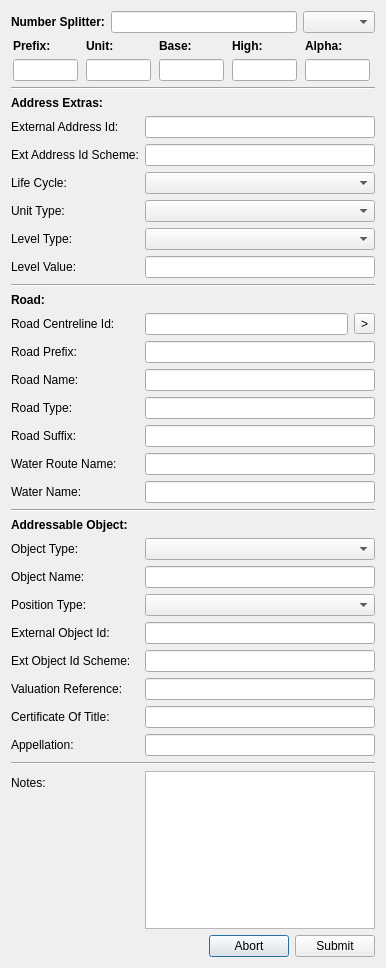
<?xml version="1.0" encoding="UTF-8"?>
<ui version="4.0">
 <class>NewAddressDialog</class>
 <widget class="QDialog" name="NewAddressDialog">
  <property name="geometry">
   <rect>
    <x>0</x>
    <y>0</y>
    <width>386</width>
    <height>968</height>
   </rect>
  </property>
  <property name="windowTitle">
   <string>Feature Form</string>
  </property>
  <layout class="QVBoxLayout" name="verticalLayout">
   <item>
    <layout class="QHBoxLayout" name="horizontalLayout_2">
     <item>
      <widget class="QLabel" name="label">
       <property name="font">
        <font>
         <weight>75</weight>
         <bold>true</bold>
        </font>
       </property>
       <property name="text">
        <string>Number Splitter:</string>
       </property>
      </widget>
     </item>
     <item>
      <widget class="QLineEdit" name="uFullNum">
       <property name="maximumSize">
        <size>
         <width>200</width>
         <height>16777215</height>
        </size>
       </property>
      </widget>
     </item>
     <item>
      <widget class="QComboBox" name="uAddressType"/>
     </item>
    </layout>
   </item>
   <item>
    <layout class="QGridLayout" name="gridLayout">
     <item row="0" column="2">
      <widget class="QLabel" name="label_5">
       <property name="font">
        <font>
         <weight>75</weight>
         <bold>true</bold>
        </font>
       </property>
       <property name="text">
        <string>Unit:</string>
       </property>
      </widget>
     </item>
     <item row="0" column="4">
      <widget class="QLabel" name="label_6">
       <property name="font">
        <font>
         <weight>75</weight>
         <bold>true</bold>
        </font>
       </property>
       <property name="text">
        <string>Base:</string>
       </property>
      </widget>
     </item>
     <item row="0" column="8">
      <widget class="QLabel" name="label_8">
       <property name="font">
        <font>
         <weight>75</weight>
         <bold>true</bold>
        </font>
       </property>
       <property name="text">
        <string>Alpha:</string>
       </property>
      </widget>
     </item>
     <item row="0" column="0">
      <widget class="QLabel" name="label_2">
       <property name="font">
        <font>
         <weight>75</weight>
         <bold>true</bold>
        </font>
       </property>
       <property name="text">
        <string>Prefix:</string>
       </property>
      </widget>
     </item>
     <item row="0" column="6">
      <widget class="QLabel" name="label_3">
       <property name="font">
        <font>
         <weight>75</weight>
         <bold>true</bold>
        </font>
       </property>
       <property name="text">
        <string>High:</string>
       </property>
      </widget>
     </item>
     <item row="1" column="6">
      <widget class="QLineEdit" name="uHigh">
       <property name="maximumSize">
        <size>
         <width>65</width>
         <height>16777215</height>
        </size>
       </property>
       <property name="maxLength">
        <number>6</number>
       </property>
      </widget>
     </item>
     <item row="1" column="0">
      <widget class="QLineEdit" name="uPrefix">
       <property name="maximumSize">
        <size>
         <width>65</width>
         <height>16777215</height>
        </size>
       </property>
       <property name="text">
        <string/>
       </property>
       <property name="maxLength">
        <number>3</number>
       </property>
      </widget>
     </item>
     <item row="1" column="4">
      <widget class="QLineEdit" name="uBase">
       <property name="maximumSize">
        <size>
         <width>65</width>
         <height>16777215</height>
        </size>
       </property>
       <property name="inputMethodHints">
        <set>Qt::ImhNone</set>
       </property>
       <property name="maxLength">
        <number>6</number>
       </property>
      </widget>
     </item>
     <item row="1" column="2">
      <widget class="QLineEdit" name="uUnit">
       <property name="maximumSize">
        <size>
         <width>65</width>
         <height>16777215</height>
        </size>
       </property>
       <property name="maxLength">
        <number>6</number>
       </property>
      </widget>
     </item>
     <item row="1" column="8">
      <widget class="QLineEdit" name="uAlpha">
       <property name="maximumSize">
        <size>
         <width>65</width>
         <height>16777215</height>
        </size>
       </property>
       <property name="maxLength">
        <number>4</number>
       </property>
      </widget>
     </item>
    </layout>
   </item>
   <item>
    <widget class="Line" name="line">
     <property name="orientation">
      <enum>Qt::Horizontal</enum>
     </property>
    </widget>
   </item>
   <item>
    <layout class="QFormLayout" name="formLayout">
     <property name="fieldGrowthPolicy">
      <enum>QFormLayout::AllNonFixedFieldsGrow</enum>
     </property>
     <item row="0" column="0">
      <widget class="QLabel" name="label_12">
       <property name="font">
        <font>
         <weight>75</weight>
         <bold>true</bold>
        </font>
       </property>
       <property name="text">
        <string>Address Extras:</string>
       </property>
      </widget>
     </item>
     <item row="1" column="0">
      <widget class="QLabel" name="externalAddressIdLabel">
       <property name="text">
        <string>External Address Id:</string>
       </property>
      </widget>
     </item>
     <item row="1" column="1">
      <widget class="QLineEdit" name="uExternalAddId">
       <property name="text">
        <string/>
       </property>
       <property name="maxLength">
        <number>15</number>
       </property>
      </widget>
     </item>
     <item row="2" column="0">
      <widget class="QLabel" name="externalAddressIdSchemeLabel">
       <property name="text">
        <string>Ext Address Id Scheme:</string>
       </property>
      </widget>
     </item>
     <item row="2" column="1">
      <widget class="QLineEdit" name="uExternalAddressIdScheme">
       <property name="text">
        <string/>
       </property>
       <property name="maxLength">
        <number>100</number>
       </property>
      </widget>
     </item>
     <item row="3" column="0">
      <widget class="QLabel" name="lifeCycleLabel">
       <property name="text">
        <string>Life Cycle:</string>
       </property>
      </widget>
     </item>
     <item row="3" column="1">
      <widget class="QComboBox" name="ulifeCycle"/>
     </item>
     <item row="4" column="0">
      <widget class="QLabel" name="unitTypeLabel">
       <property name="text">
        <string>Unit Type:</string>
       </property>
      </widget>
     </item>
     <item row="4" column="1">
      <widget class="QComboBox" name="uUnitType"/>
     </item>
     <item row="5" column="0">
      <widget class="QLabel" name="levelTypeLabel">
       <property name="text">
        <string>Level Type:</string>
       </property>
      </widget>
     </item>
     <item row="5" column="1">
      <widget class="QComboBox" name="uLevelType"/>
     </item>
     <item row="6" column="0">
      <widget class="QLabel" name="levelValueLabel">
       <property name="text">
        <string>Level Value:</string>
       </property>
      </widget>
     </item>
     <item row="6" column="1">
      <widget class="QLineEdit" name="uLevelValue">
       <property name="maxLength">
        <number>40</number>
       </property>
      </widget>
     </item>
     <item row="7" column="0" colspan="2">
      <widget class="Line" name="line_4">
       <property name="orientation">
        <enum>Qt::Horizontal</enum>
       </property>
      </widget>
     </item>
     <item row="8" column="0">
      <widget class="QLabel" name="label_11">
       <property name="font">
        <font>
         <weight>75</weight>
         <bold>true</bold>
        </font>
       </property>
       <property name="text">
        <string>Road:</string>
       </property>
      </widget>
     </item>
     <item row="9" column="0">
      <widget class="QLabel" name="roadCentrelineIdLabel">
       <property name="font">
        <font>
         <weight>50</weight>
         <bold>false</bold>
        </font>
       </property>
       <property name="text">
        <string>Road Centreline Id:</string>
       </property>
      </widget>
     </item>
     <item row="10" column="0">
      <widget class="QLabel" name="roadPrefixLabel">
       <property name="text">
        <string>Road Prefix:</string>
       </property>
      </widget>
     </item>
     <item row="10" column="1">
      <widget class="QLineEdit" name="uRoadPrefix">
       <property name="maxLength">
        <number>20</number>
       </property>
      </widget>
     </item>
     <item row="11" column="0">
      <widget class="QLabel" name="roadNameLabel">
       <property name="font">
        <font>
         <weight>50</weight>
         <bold>false</bold>
        </font>
       </property>
       <property name="text">
        <string>Road Name:</string>
       </property>
      </widget>
     </item>
     <item row="11" column="1">
      <widget class="QLineEdit" name="uRoadName">
       <property name="maxLength">
        <number>150</number>
       </property>
      </widget>
     </item>
     <item row="12" column="0">
      <widget class="QLabel" name="roadTypeNameLabel">
       <property name="font">
        <font>
         <weight>50</weight>
         <bold>false</bold>
        </font>
       </property>
       <property name="text">
        <string>Road Type:</string>
       </property>
      </widget>
     </item>
     <item row="12" column="1">
      <widget class="QLineEdit" name="uRoadTypeName">
       <property name="maxLength">
        <number>40</number>
       </property>
      </widget>
     </item>
     <item row="13" column="0">
      <widget class="QLabel" name="roadSuffixLabel">
       <property name="font">
        <font>
         <weight>50</weight>
         <bold>false</bold>
        </font>
       </property>
       <property name="text">
        <string>Road Suffix:</string>
       </property>
      </widget>
     </item>
     <item row="13" column="1">
      <widget class="QLineEdit" name="uRoadSuffix">
       <property name="maxLength">
        <number>40</number>
       </property>
      </widget>
     </item>
     <item row="14" column="0">
      <widget class="QLabel" name="waterRouteNameLabel">
       <property name="text">
        <string>Water Route Name:</string>
       </property>
      </widget>
     </item>
     <item row="14" column="1">
      <widget class="QLineEdit" name="uWaterRouteName">
       <property name="maxLength">
        <number>100</number>
       </property>
      </widget>
     </item>
     <item row="15" column="0">
      <widget class="QLabel" name="waterNameLabel">
       <property name="text">
        <string>Water Name:</string>
       </property>
      </widget>
     </item>
     <item row="15" column="1">
      <widget class="QLineEdit" name="uWaterName">
       <property name="maxLength">
        <number>100</number>
       </property>
      </widget>
     </item>
     <item row="16" column="0" colspan="2">
      <widget class="Line" name="line_6">
       <property name="orientation">
        <enum>Qt::Horizontal</enum>
       </property>
      </widget>
     </item>
     <item row="17" column="0">
      <widget class="QLabel" name="label_10">
       <property name="font">
        <font>
         <weight>75</weight>
         <bold>true</bold>
         <underline>false</underline>
        </font>
       </property>
       <property name="text">
        <string>Addressable Object:</string>
       </property>
      </widget>
     </item>
     <item row="18" column="0">
      <widget class="QLabel" name="objectTypeLabel">
       <property name="font">
        <font>
         <weight>50</weight>
         <bold>false</bold>
        </font>
       </property>
       <property name="text">
        <string>Object Type:</string>
       </property>
      </widget>
     </item>
     <item row="18" column="1">
      <widget class="QComboBox" name="uObjectType"/>
     </item>
     <item row="19" column="0">
      <widget class="QLabel" name="objectNameLabel">
       <property name="text">
        <string>Object Name:</string>
       </property>
      </widget>
     </item>
     <item row="19" column="1">
      <widget class="QLineEdit" name="uObjectName">
       <property name="maxLength">
        <number>250</number>
       </property>
      </widget>
     </item>
     <item row="21" column="0">
      <widget class="QLabel" name="externalObjectIdLabel">
       <property name="text">
        <string>External Object Id:</string>
       </property>
      </widget>
     </item>
     <item row="21" column="1">
      <widget class="QLineEdit" name="uExternalObjectId">
       <property name="maxLength">
        <number>15</number>
       </property>
      </widget>
     </item>
     <item row="22" column="0">
      <widget class="QLabel" name="extObjectIdSchemeLabel">
       <property name="text">
        <string>Ext Object Id Scheme:</string>
       </property>
      </widget>
     </item>
     <item row="22" column="1">
      <widget class="QLineEdit" name="uExtObjectIdScheme">
       <property name="maxLength">
        <number>100</number>
       </property>
      </widget>
     </item>
     <item row="23" column="0">
      <widget class="QLabel" name="valuationReferenceLabel">
       <property name="text">
        <string>Valuation Reference:</string>
       </property>
      </widget>
     </item>
     <item row="23" column="1">
      <widget class="QLineEdit" name="uValuationReference">
       <property name="baseSize">
        <size>
         <width>0</width>
         <height>50</height>
        </size>
       </property>
       <property name="maxLength">
        <number>30</number>
       </property>
      </widget>
     </item>
     <item row="24" column="0">
      <widget class="QLabel" name="certificateOfTitleLabel">
       <property name="text">
        <string>Certificate Of Title:</string>
       </property>
      </widget>
     </item>
     <item row="24" column="1">
      <widget class="QLineEdit" name="uCertificateOfTitle">
       <property name="maxLength">
        <number>20</number>
       </property>
      </widget>
     </item>
     <item row="25" column="0">
      <widget class="QLabel" name="appellationLabel">
       <property name="text">
        <string>Appellation:</string>
       </property>
      </widget>
     </item>
     <item row="25" column="1">
      <widget class="QLineEdit" name="uAppellation">
       <property name="maxLength">
        <number>500</number>
       </property>
      </widget>
     </item>
     <item row="27" column="1">
      <widget class="QPlainTextEdit" name="uNotes">
       <property name="sizePolicy">
        <sizepolicy hsizetype="Expanding" vsizetype="Expanding">
         <horstretch>0</horstretch>
         <verstretch>0</verstretch>
        </sizepolicy>
       </property>
       <property name="minimumSize">
        <size>
         <width>0</width>
         <height>20</height>
        </size>
       </property>
       <property name="maximumSize">
        <size>
         <width>16777215</width>
         <height>16777215</height>
        </size>
       </property>
       <property name="baseSize">
        <size>
         <width>0</width>
         <height>0</height>
        </size>
       </property>
      </widget>
     </item>
     <item row="26" column="0" colspan="2">
      <widget class="Line" name="line_2">
       <property name="orientation">
        <enum>Qt::Horizontal</enum>
       </property>
      </widget>
     </item>
     <item row="27" column="0">
      <widget class="QLabel" name="label_4">
       <property name="text">
        <string>Notes:</string>
       </property>
      </widget>
     </item>
     <item row="9" column="1">
      <layout class="QHBoxLayout" name="horizontalLayout_4">
       <item>
        <widget class="QLineEdit" name="uRclId">
         <property name="readOnly">
          <bool>true</bool>
         </property>
        </widget>
       </item>
       <item>
        <widget class="QToolButton" name="uGetRclToolButton">
         <property name="text">
          <string>&gt;</string>
         </property>
        </widget>
       </item>
      </layout>
     </item>
     <item row="20" column="1">
      <widget class="QComboBox" name="uPositionType"/>
     </item>
     <item row="20" column="0">
      <widget class="QLabel" name="label_7">
       <property name="text">
        <string>Position Type:</string>
       </property>
      </widget>
     </item>
    </layout>
   </item>
   <item>
    <layout class="QHBoxLayout" name="horizontalLayout">
     <item>
      <spacer name="horizontalSpacer">
       <property name="orientation">
        <enum>Qt::Horizontal</enum>
       </property>
       <property name="sizeHint" stdset="0">
        <size>
         <width>40</width>
         <height>20</height>
        </size>
       </property>
      </spacer>
     </item>
     <item>
      <widget class="QPushButton" name="uAbort">
       <property name="text">
        <string>Abort</string>
       </property>
      </widget>
     </item>
     <item>
      <widget class="QPushButton" name="uSubmitAddressButton">
       <property name="text">
        <string>Submit</string>
       </property>
      </widget>
     </item>
    </layout>
   </item>
  </layout>
 </widget>
 <tabstops>
  <tabstop>uFullNum</tabstop>
  <tabstop>uPrefix</tabstop>
  <tabstop>uUnit</tabstop>
  <tabstop>uBase</tabstop>
  <tabstop>uHigh</tabstop>
  <tabstop>uAlpha</tabstop>
  <tabstop>uExternalAddId</tabstop>
  <tabstop>uExternalAddressIdScheme</tabstop>
  <tabstop>ulifeCycle</tabstop>
  <tabstop>uUnitType</tabstop>
  <tabstop>uLevelType</tabstop>
  <tabstop>uLevelValue</tabstop>
  <tabstop>uRoadPrefix</tabstop>
  <tabstop>uRoadName</tabstop>
  <tabstop>uRoadTypeName</tabstop>
  <tabstop>uRoadSuffix</tabstop>
  <tabstop>uWaterRouteName</tabstop>
  <tabstop>uWaterName</tabstop>
  <tabstop>uObjectType</tabstop>
  <tabstop>uObjectName</tabstop>
  <tabstop>uExternalObjectId</tabstop>
  <tabstop>uExtObjectIdScheme</tabstop>
  <tabstop>uValuationReference</tabstop>
  <tabstop>uCertificateOfTitle</tabstop>
  <tabstop>uAppellation</tabstop>
  <tabstop>uAbort</tabstop>
  <tabstop>uSubmitAddressButton</tabstop>
  <tabstop>uAddressType</tabstop>
 </tabstops>
 <resources/>
 <connections/>
</ui>
